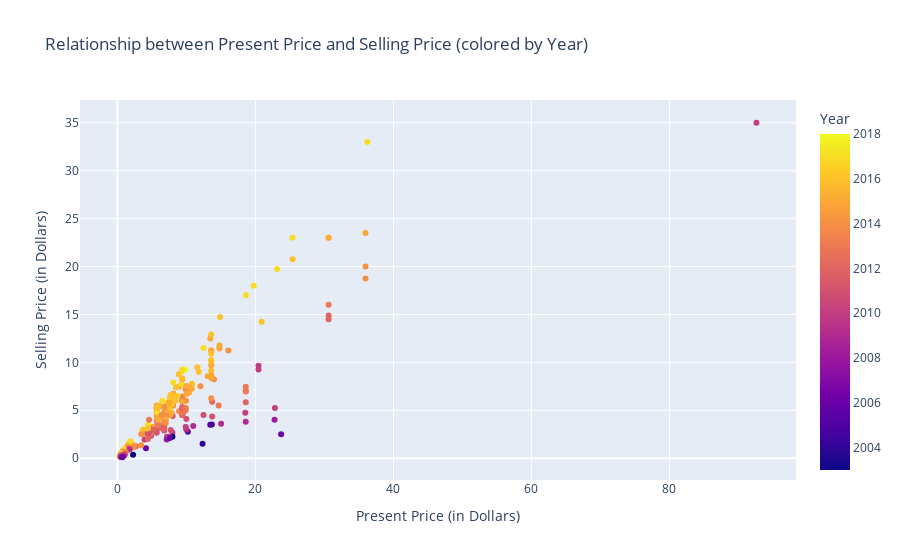

This figure's notebook cell:
### Code cell
fig = px.scatter(df_analyst, x='Present_Price', y='Selling_Price', color='Year',
                 title='Relationship between Present Price and Selling Price (colored by Year)')
fig.update_layout(xaxis_title='Present Price (in Dollars)', yaxis_title='Selling Price (in Dollars)')
fig.show()

### Figure 1 — Plotly figure (JSON) as saved in the notebook; plotly's stock layout.template omitted (floating-point values rounded to 4 significant figures; data arrays with more than 128 entries replaced by an {"elided": "..."} marker saying what was removed)
{"data": [{"hovertemplate": "Present_Price=%{x}<br>Selling_Price=%{y}<br>Year=%{marker.color}<extra></extra>", "legendgroup": "", "marker": {"color": {"elided": "301 int values"}, "coloraxis": "coloraxis", "symbol": "circle"}, "mode": "markers", "name": "", "orientation": "v", "showlegend": false, "type": "scatter", "x": {"elided": "301 float values"}, "xaxis": "x", "y": {"elided": "301 float values"}, "yaxis": "y"}], "layout": {"autosize": true, "coloraxis": {"colorbar": {"title": {"text": "Year"}}, "colorscale": [[0, "#0d0887"], [0.1111, "#46039f"], [0.2222, "#7201a8"], [0.3333, "#9c179e"], [0.4444, "#bd3786"], [0.5556, "#d8576b"], [0.6667, "#ed7953"], [0.7778, "#fb9f3a"], [0.8889, "#fdca26"], [1, "#f0f921"]]}, "legend": {"tracegroupgap": 0}, "title": {"text": "Relationship between Present Price and Selling Price (colored by Year)"}, "xaxis": {"anchor": "y", "autorange": true, "domain": [0, 1], "range": [-5.28, 98.2], "title": {"text": "Present Price (in Dollars)"}, "type": "linear"}, "yaxis": {"anchor": "x", "autorange": true, "domain": [0, 1], "range": [-2.78, 37.88], "title": {"text": "Selling Price (in Dollars)"}, "type": "linear"}}}
